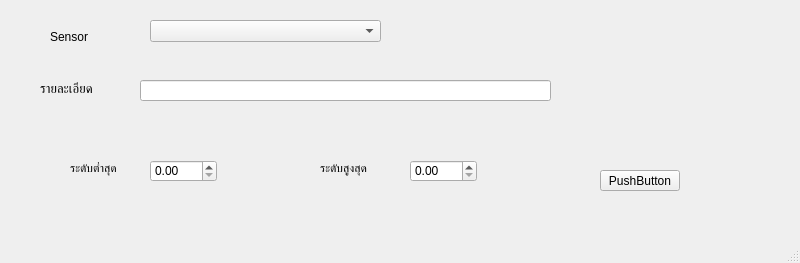
<?xml version="1.0" encoding="UTF-8"?>
<ui version="4.0">
 <class>frmSensor</class>
 <widget class="QMainWindow" name="frmSensor">
  <property name="geometry">
   <rect>
    <x>0</x>
    <y>0</y>
    <width>800</width>
    <height>263</height>
   </rect>
  </property>
  <property name="windowTitle">
   <string>MainWindow</string>
  </property>
  <widget class="QWidget" name="centralwidget">
   <widget class="QLineEdit" name="lineEdit">
    <property name="geometry">
     <rect>
      <x>140</x>
      <y>80</y>
      <width>411</width>
      <height>21</height>
     </rect>
    </property>
    <property name="font">
     <font>
      <pointsize>10</pointsize>
     </font>
    </property>
   </widget>
   <widget class="QLabel" name="label">
    <property name="geometry">
     <rect>
      <x>40</x>
      <y>80</y>
      <width>71</width>
      <height>16</height>
     </rect>
    </property>
    <property name="font">
     <font>
      <pointsize>10</pointsize>
     </font>
    </property>
    <property name="text">
     <string>รายละเอียด</string>
    </property>
   </widget>
   <widget class="QDoubleSpinBox" name="doubleSpinBox">
    <property name="geometry">
     <rect>
      <x>150</x>
      <y>160</y>
      <width>67</width>
      <height>22</height>
     </rect>
    </property>
   </widget>
   <widget class="QLabel" name="label_2">
    <property name="geometry">
     <rect>
      <x>70</x>
      <y>160</y>
      <width>61</width>
      <height>16</height>
     </rect>
    </property>
    <property name="text">
     <string>ระดับต่ำสุด</string>
    </property>
   </widget>
   <widget class="QLabel" name="label_3">
    <property name="geometry">
     <rect>
      <x>320</x>
      <y>160</y>
      <width>61</width>
      <height>16</height>
     </rect>
    </property>
    <property name="text">
     <string>ระดับสูงสุด</string>
    </property>
   </widget>
   <widget class="QDoubleSpinBox" name="doubleSpinBox_2">
    <property name="geometry">
     <rect>
      <x>410</x>
      <y>160</y>
      <width>67</width>
      <height>22</height>
     </rect>
    </property>
   </widget>
   <widget class="QPushButton" name="pushButton">
    <property name="geometry">
     <rect>
      <x>600</x>
      <y>170</y>
      <width>80</width>
      <height>21</height>
     </rect>
    </property>
    <property name="text">
     <string>PushButton</string>
    </property>
   </widget>
   <widget class="QComboBox" name="comboBox">
    <property name="geometry">
     <rect>
      <x>150</x>
      <y>20</y>
      <width>231</width>
      <height>22</height>
     </rect>
    </property>
   </widget>
   <widget class="QLabel" name="label_4">
    <property name="geometry">
     <rect>
      <x>50</x>
      <y>30</y>
      <width>47</width>
      <height>13</height>
     </rect>
    </property>
    <property name="text">
     <string>Sensor </string>
    </property>
   </widget>
  </widget>
  <widget class="QMenuBar" name="menubar">
   <property name="geometry">
    <rect>
     <x>0</x>
     <y>0</y>
     <width>800</width>
     <height>20</height>
    </rect>
   </property>
  </widget>
  <widget class="QStatusBar" name="statusbar"/>
 </widget>
 <resources/>
 <connections/>
</ui>
